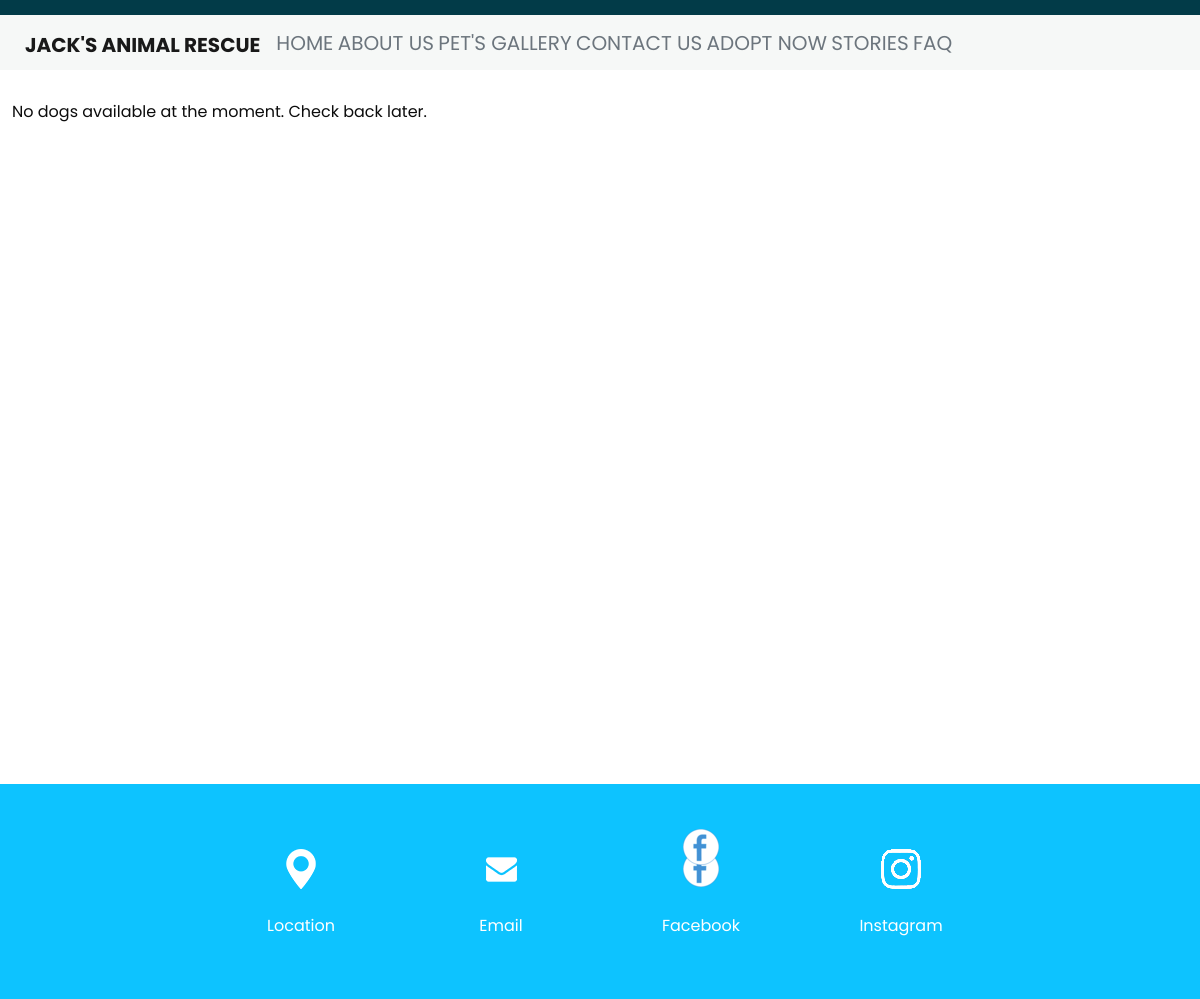
The page /dogselect.html on the database as committed earlier.
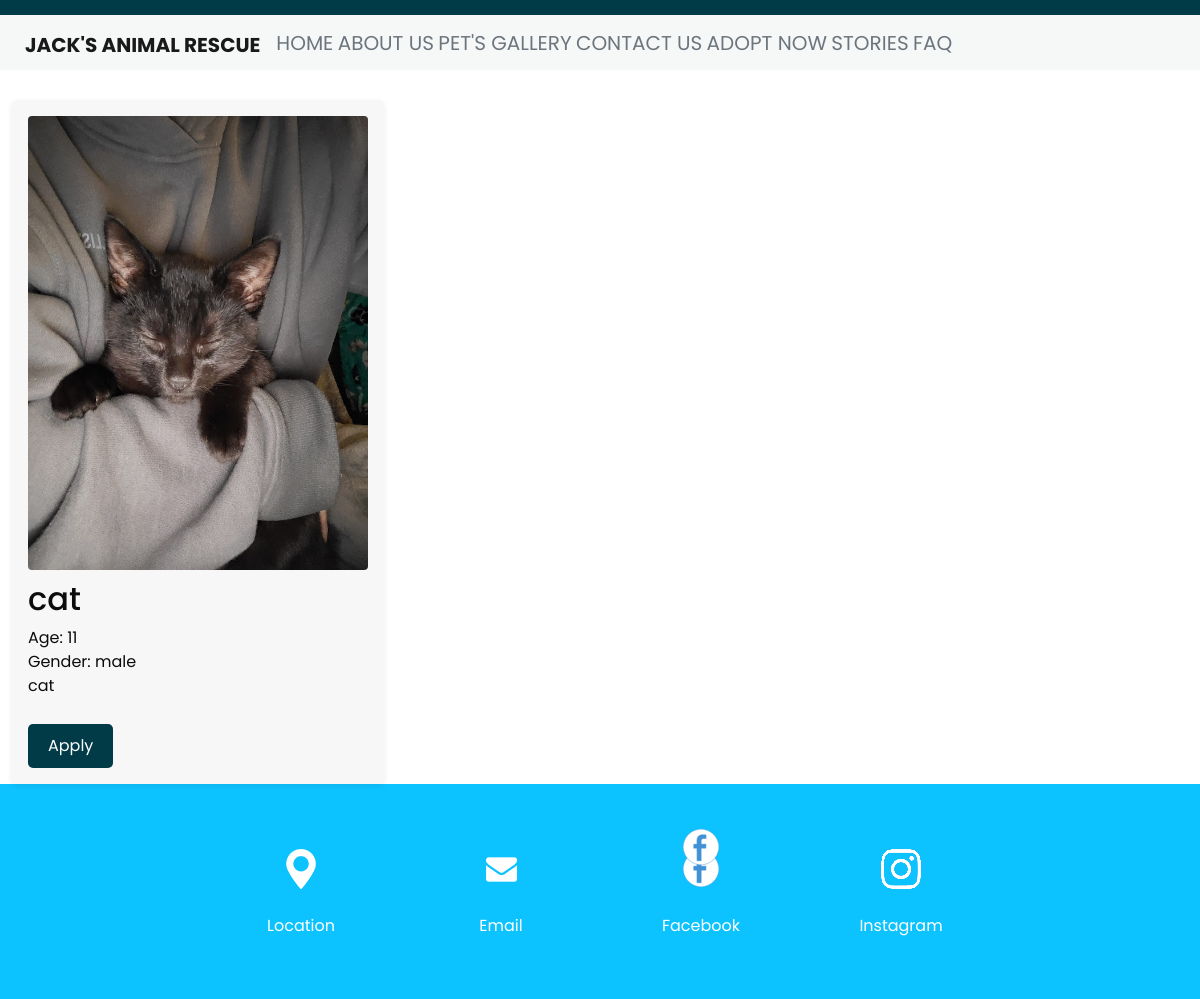
The same page on the database as committed later.
### Main/models.py (models this page shows, shortened)
class Dog(models.Model):
	name = models.CharField(max_length=200)
	age_text = models.CharField(max_length=100, blank=True, help_text="Human-friendly age text, e.g. '1-2 years'")
	gender = models.CharField(max_length=50, blank=True)
	description = models.TextField(blank=True)
	image = models.ImageField(upload_to='dogs/', blank=True, null=True)
	apply_url = models.URLField(blank=True, null=True)
	is_available = models.BooleanField(default=True)
	order = models.PositiveIntegerField(default=0, help_text="Ordering integer; lower shows first")
	class Meta:
		ordering = ['order', 'name']

### Main/views.py (the view)
# urls.py: path('dogselect.html', views.select, name='select'),
def select(request):
    try:
        from .models import Dog
        dogs = Dog.objects.filter(is_available=True).order_by('order')
    except Exception:
        dogs = []
    return render(request, 'dogselect.html', {'dogs': dogs})

### Main/templates/dogselect.html (shortened to what this page needs)
{% load static %}
<!DOCTYPE html>
<html>
<head>
  <link rel="stylesheet" type="text/css"
    href="https://cdnjs.cloudflare.com/ajax/libs/OwlCarousel2/2.1.3/assets/owl.carousel.min.css" />
  <link rel="stylesheet" type="text/css" href="{% static 'website/css/bootstrap.css'%}" />
  <link href="{% static 'website/css/style.css'%}" rel="stylesheet" />
  <link href="{% static 'website/css/responsive.css'%}" rel="stylesheet" />
</head>
<body>
  <div class="hero_area">
    <header class="header_section">
      <div class="container-fluid">
        <nav class="navbar navbar-expand-lg custom_nav-container ">
          <a class="navbar-brand" href="index.html">
              <span>
              Jack's Animal Rescue
            </span>
          </a>
          <div class="links-container" style="justify-content: center;">
            <a href="index.html" style="font-size: 20px; color: #6c757d;">HOME</a>
            <a href="about.html" style="font-size: 20px; color: #6c757d;">ABOUT US</a>
            <a href="pet.html" style="font-size: 20px; color: #6c757d;">PET'S GALLERY</a>
            <a href="contact.html" style="font-size: 20px; color: #6c757d;">CONTACT US</a>
            <a href="adopt.html" style="font-size: 20px; color: #6c757d;">ADOPT NOW</a>
            <a href="stories.html" style="font-size: 20px; color: #6c757d;">STORIES</a>
            <a href="faq.html" style="font-size: 20px; color: #6c757d;">FAQ</a>
          </div>
        </nav>
      </div>
    </header>
      <section>
        <div class="dog-container-wrapper">
          <div class="dog-container">
          {% for dog in dogs %}
            <div class="dog-card">
              {% if dog.image %}
                <img src="{{ dog.image.url }}" alt="{{ dog.name }}">
              {% else %}
                <img src="{% static 'website/images/puppies.jpeg' %}" alt="{{ dog.name }}">
              {% endif %}
              <h2>{{ dog.name }}</h2>
              <p>
                {% if dog.age_text %}Age: {{ dog.age_text }}<br>{% endif %}
                {% if dog.gender %}Gender: {{ dog.gender }}<br>{% endif %}
                {{ dog.description|linebreaksbr }}
              </p>
              <a href="{% if dog.apply_url %}{{ dog.apply_url }}{% else %}https://docs.google.com/forms/d/e/1FAIpQLSeuD4RjDlrqOFjSsf1rENyi47WSV0zzSY9YFW6Wu-SMnpcUGA/viewform?usp=sf_link{% endif %}" class="apply-button">Apply</a>
            </div>
          {% empty %}
            <p>No dogs available at the moment. Check back later.</p>
          {% endfor %}
          </div>
        </div>
      </section>
</div>
</body>
  <section class="info_section layout_padding2">
    <div class="container">
      <div class="info_items">
        <a href="about.html">
          <div class="item ">
            <div class="img-box box-1">
            </div>
            <div class="detail-box">
              <p>
                Location
              </p>
            </div>
          </div>
        </a>
        <a href="contact.html">
          <div class="item ">
            <div class="img-box box-3">
            </div>
            <div class="detail-box">
              <p>
                Email
              </p>
            </div>
          </div>
        </a>
        <a href="https://www.facebook.com/groups/jacksanimalrescue">
          <div class="item ">
            <div class="img-box box-4">
              <img src="facebook.png" alt="">
            </div>
            <div class="detail-box">
              <p>
                Facebook
              </p>
            </div>
          </div>
        </a>
        <a href="https://www.instagram.com/jacks_animal_rescue/?hl=en">
          <div class="item ">
            <div class="img-box box-5">
              <br>
            </div>
            <div class="detail-box">
              <p>
                Instagram
              </p>
            </div>
          </div>
        </a>
      </div>
    </div>
  </section>
</body>
</html>

### static/website/css/style.css (style rules this page uses)
body { font-family: "Poppins", sans-serif; color: #0c0c0c; background-color: #ffffff; }
.layout_padding2 { padding: 45px 0; }
.hero_area { height: 98vh; position: relative; }
.hero_area::before { content: ""; position: absolute; width: 100%; height: 15px; background-color: #023b48; }
.header_section { background-color: #f6f8f7; padding-top: 15px; }
.header_section .container-fluid { padding-right: 25px; padding-left: 25px; }
a, a:hover, a:focus { text-decoration: none; }
.navbar-brand, .navbar-brand:hover { text-transform: uppercase; font-weight: bold; font-size: 24px; color: #fafcfd; z-index: 999999999; }
.navbar-brand { display: -webkit-box; z-index: 999999999; display: -ms-flexbox; display: flex; -webkit-box-align: center; -ms-flex-align: center; align-items: center; -webkit-box-orient: vertical; -webkit-box-direction: normal; -ms-flex-direction: column; flex-direction: column; }
.navbar-brand span { font-size: 20px; font-weight: 700; color: #191919; margin-top: 5px; z-index: 999999999; }
.custom_nav-container { z-index: 99999; padding: 5px 0; }
.info_section { background-color: #0dc3ff; }
.info_items { width: 70%; margin: 0 auto; display: -webkit-box; display: -ms-flexbox; display: flex; -webkit-box-pack: justify; -ms-flex-pack: justify; justify-content: space-between; }
.info_items .item { width: 200px; display: -webkit-box; display: -ms-flexbox; display: flex; -webkit-box-orient: vertical; -webkit-box-direction: normal; -ms-flex-direction: column; flex-direction: column; -webkit-box-align: center; -ms-flex-align: center; align-items: center; text-align: center; }
.info_items .item .img-box { width: 80px; height: 80px; border-radius: 100%; background-repeat: no-repeat; background-position: center; }
.info_items .item .detail-box { margin-top: 5px; color: #fff; }
.info_items { position: relative; }
.info_items a { position: relative; }
.info_items .item .img-box.box-1 { background-image: url(../images/location-white.png); }
.info_items .item .img-box.box-3 { background-image: url(../images/envelope-white.png); }
.info_items .item .img-box.box-4 { background-image: url(../images/facebook.png); }
.info_items .item .img-box.box-5 { background-image: url(../images/instagram.png); }

### static/website/css/responsive.css (style rules this page uses)
@media (min-width: 1200px) { .container { max-width: 1170px; } }

### Main/templates/dogselect.html (style rules this page uses)
.dog-container-wrapper { display: flex; justify-content: center; }
.dog-container { display: flex; flex-wrap: wrap; gap: 30px; margin: 30px 0; max-width: 1200px; width: 100%; padding: 0 12px; box-sizing: border-box; }
.dog-card { flex: 0 0 calc(33.333% - 20px); background: #f7f7f7; border-radius: 6px; padding: 16px; box-shadow: 0 2px 6px rgba(0,0,0,0.08); }
.dog-card img { max-width: 100%; height: auto; display: block; margin-bottom: 10px; border-radius: 4px; }
.apply-button { background-color: #023b48; color: white; border: none; padding: 10px 20px; text-align: center; text-decoration: none; display: inline-block; font-size: 16px; border-radius: 5px; cursor: pointer; margin-top: 10px; }

Rows that differ between the two databases and show on the page:
added Dog: image (picture), name "cat", age_text "11", gender "male", description "cat"
Other text that changed with them:
text no longer shown: "No dogs available at the moment. Check back later."
